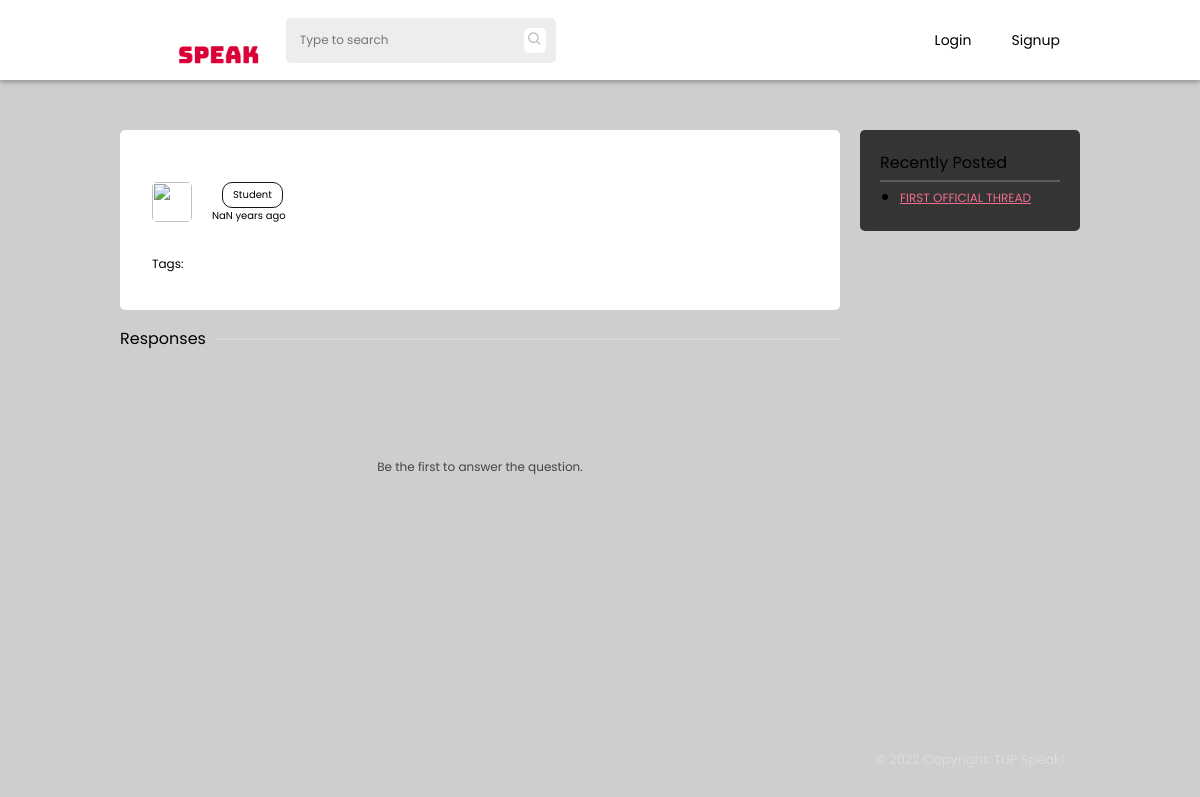
Page /thread.php on the earlier database version.
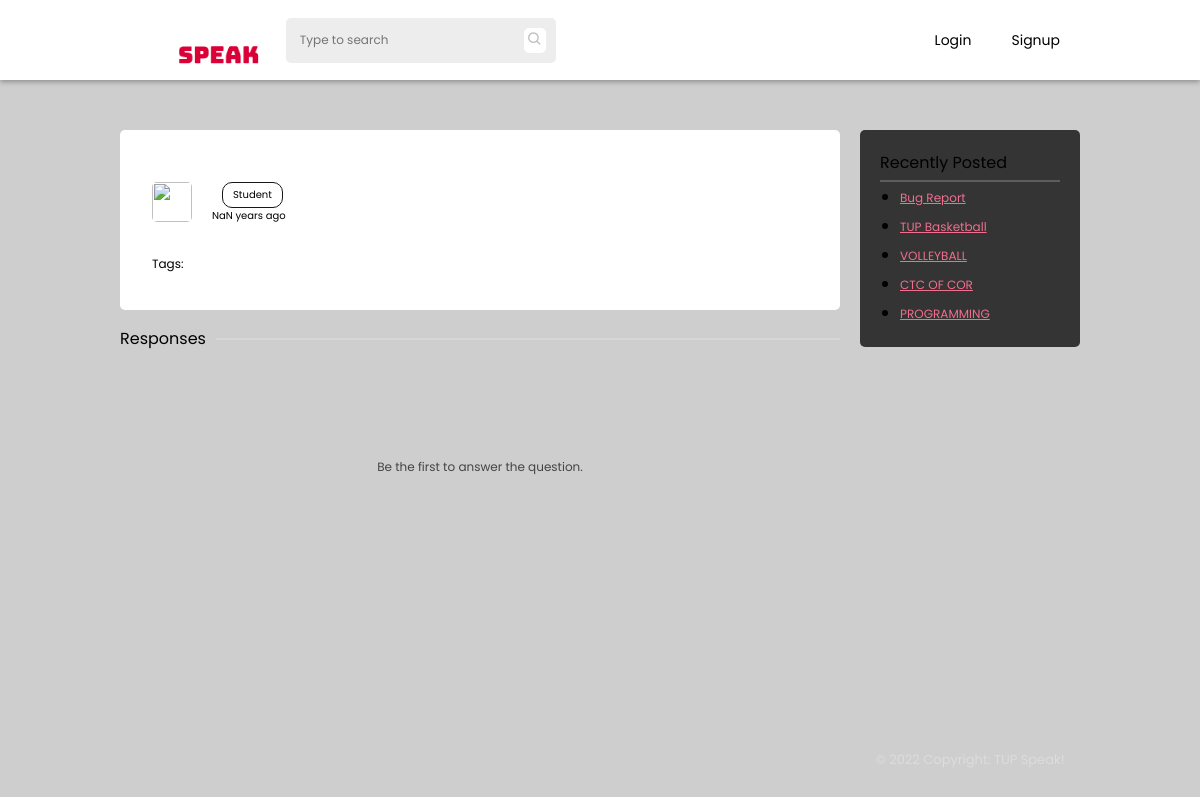
Same page on the later database version.
### tables this page shows
CREATE TABLE `threads` (
  `id` int(11) NOT NULL,
  `thread_id` varchar(255) NOT NULL,
  `author` varchar(255) NOT NULL,
  `title` varchar(255) NOT NULL,
  `body` longtext NOT NULL,
  `tags` varchar(255) NOT NULL,
  `status` int(1) NOT NULL DEFAULT 0,
  `thread_status` varchar(255) NOT NULL DEFAULT 'pending',
  `date_posted` date NOT NULL DEFAULT current_timestamp(),
  `time_posted` time NOT NULL DEFAULT current_timestamp()
);

### thread.php (the view, shortened to what this page needs)
 <?php
   include('php-scripts/thread-scripts.php');
?>
<!DOCTYPE html>
<html lang="en">
   <head>
      <link rel="stylesheet" href="styles/default.css">
      <link rel="stylesheet" href="styles/thread.css">
      <link rel="stylesheet" href="styles/navbar.css">
      <link href='https://unpkg.com/boxicons@2.1.2/css/boxicons.min.css' rel='stylesheet'>
   </head>
   <body>
      <?php include('php-scripts/navbar.php'); ?>
      <section class="main">
         <div class="container">
            <div class="container-1">
               <div class="threads">
                  <div class="titles">
                     <div class="author">
                        <div class="author-details">
                           <img class="thread-avatar" src="<?php echo $user_data['avatar']?>" alt="">
                           <div class="details">
                              <div class="user">
                                 <p class="user-type">Student</p>
                              </div>
                              <p class="date-published">
                              </p>
                           </div>
                        </div>
                     </div>
                  </div>
                  <div class="main-threads">
                     <p class="thread-content-text"><?php echo jsonToHtml($data['body']) ?></p>
                     <p class="tags">Tags:
                     </p>
                  </div>
               </div>
               <div class="divider">
                  <p>Responses</p>
                  <div>
                     <hr>
                  </div>
               </div>
               <div id="comments">
               </div>
            </div>
            <div class="container-2">
               <div class="recently-posted">
                  <p>Recently Posted</p>
                  <hr>
                  <ul>
                  <?php
                     $query = mysqli_query($conn, "SELECT * FROM threads WHERE thread_id != '$tid' AND thread_status = 'open' ORDER BY date_posted DESC LIMIT 7");
                     while($data = mysqli_fetch_assoc($query)){
                        echo '<li><a href="thread.php?threadid='.$data['thread_id'].'">'.$data['title'].'</a></li>';
                     }
                  ?>
                  </ul>
               </div>
               <footer>
                  <p>&copy; 2022 Copyright: TUP Speak!</p>
               </footer>
            </div>
         </div>
      </section>
   </body>
</html>

Differences in the rows shown:
no longer on this page (row edited): threads: title "FIRST OFFICIAL THREAD"
added threads: title "Bug Report"
added threads: title "TUP Basketball"
added threads: title "VOLLEYBALL"
now on this page (row edited): threads: title "CTC OF COR"
added threads: title "PROGRAMMING"
